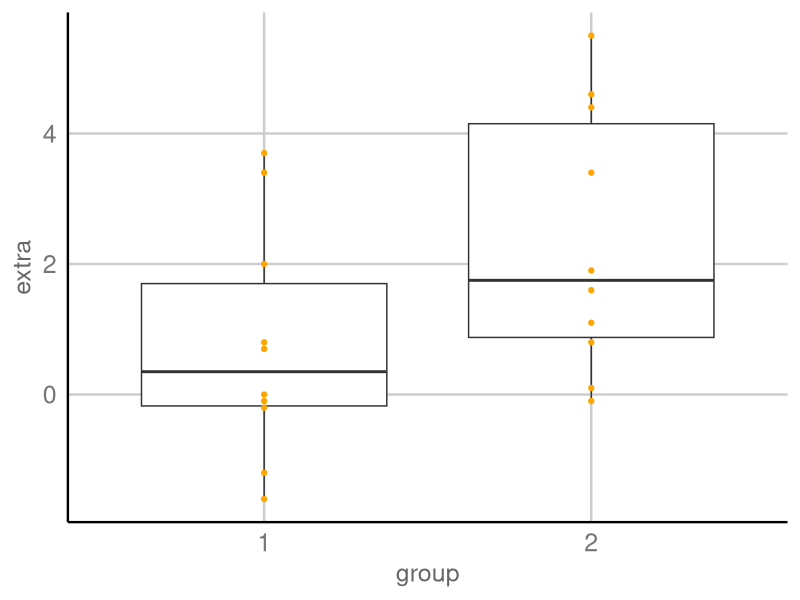
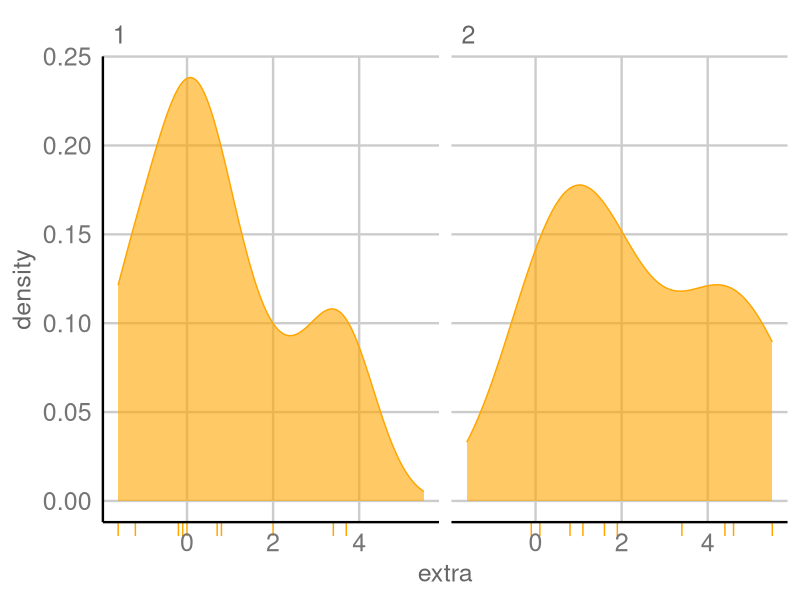
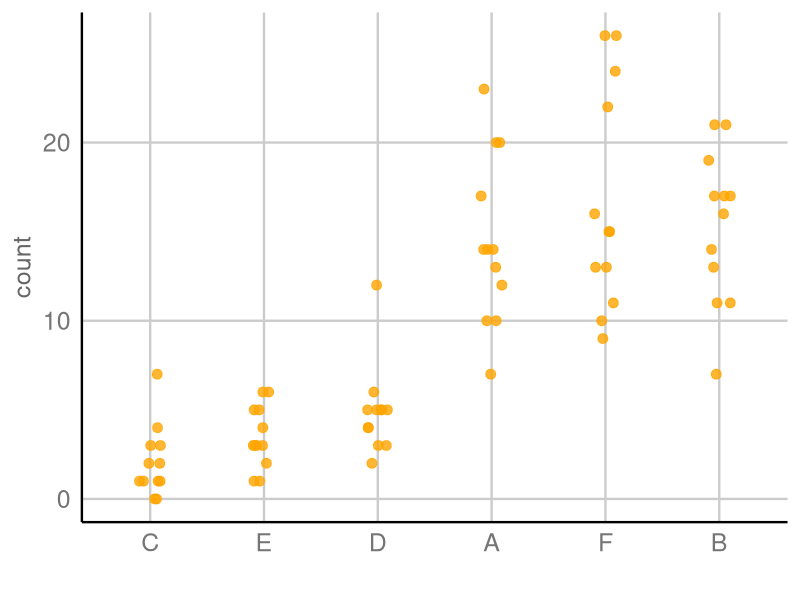
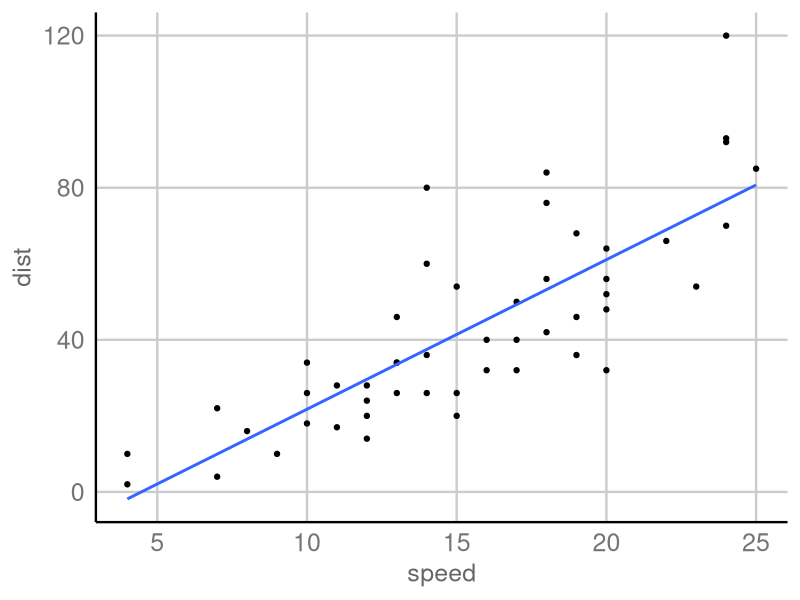
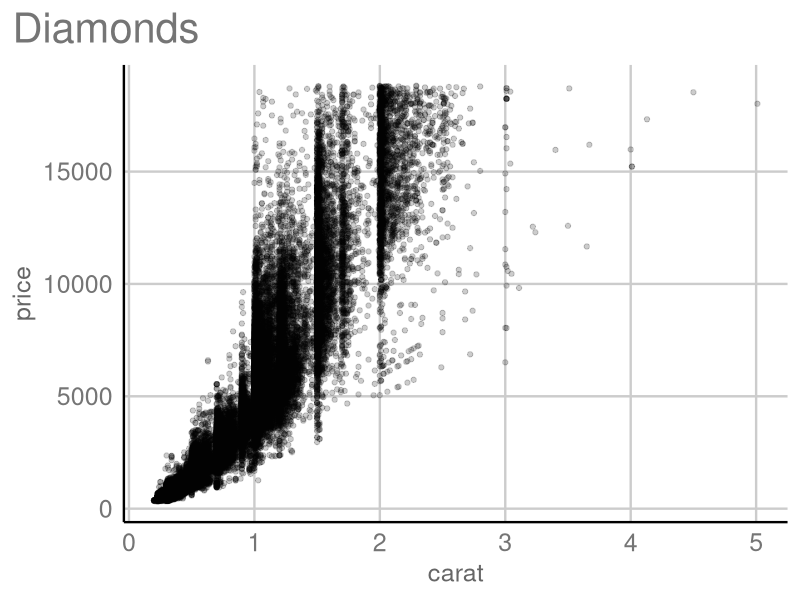
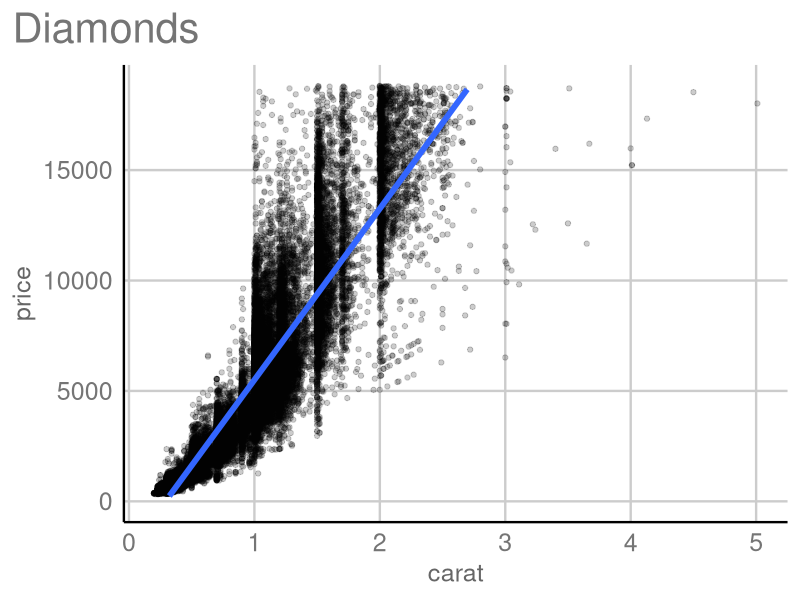
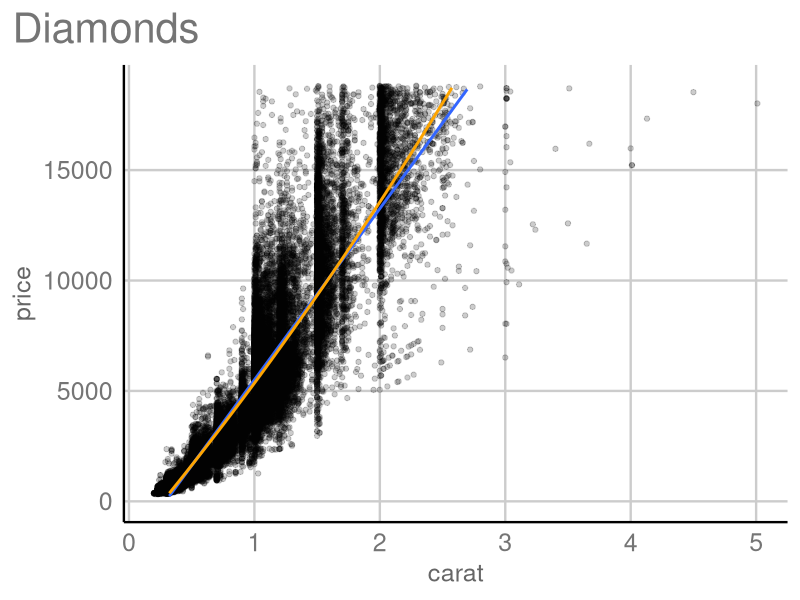
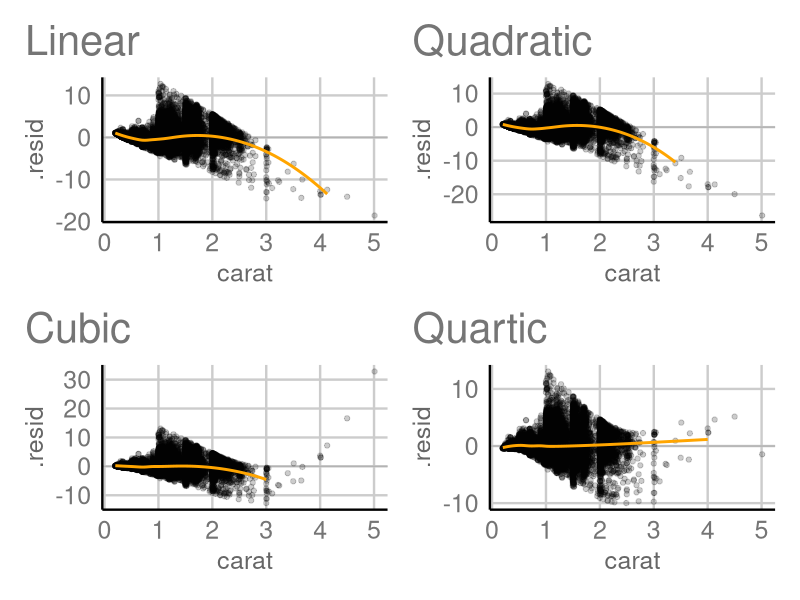

The R source for these figures, in order:
## ---- chunk 1
current_file <- knitr::current_input()
basename <- gsub(".Rmd$", "", current_file)
## ---- chunk 2
library(tidyverse)
library(colorspace)
library(patchwork)
options(width = 200)
knitr::opts_chunk$set(
  fig.path = sprintf("images/%s/", basename),
  fig.width = 6,
  fig.height = 4,
  fig.align = "center",
  fig.retina = 3,
  echo = FALSE,
  warning = FALSE,
  message = FALSE,
  cache = FALSE,
  cache.path = "cache/"
)
theme_set(ggthemes::theme_gdocs(base_size = 18) +
            theme(plot.background = element_blank(), 
                  axis.line.y = element_line(color = "black", linetype = "solid"),
                  plot.title.position = "plot"
                  ) )
## ---- chunk 3

## ---- chunk 4
data(sleep)
ggplot(sleep, aes(x=group, y=extra)) + 
  geom_boxplot() +
  geom_point(colour="orange")
## ---- chunk 5
ggplot(sleep, aes(x=extra)) + 
  geom_density(fill="orange", colour="orange", alpha=0.6) + 
  geom_rug(outside = TRUE, colour="orange") +
  coord_cartesian(clip = "off") +
  facet_wrap(~group)
## ---- chunk 6
tt <- with(sleep,
     t.test(extra[group == 1],
            extra[group == 2], 
            paired = TRUE))
## ---- chunk 7
tt$estimate
## ---- chunk 8
tt$null.value
## ---- chunk 9
tt$statistic
## ---- chunk 10
tt$p.value
## ---- chunk 11
tt$conf.int
## ---- chunk 12
InsectSprays %>% 
  ggplot(aes(x=fct_reorder(spray, count), 
             y=count)) + 
  geom_jitter(width=0.1, height=0, colour="orange", size=3, alpha=0.8) +
  xlab("") 
## ---- chunk 13
fm1 <- aov(count ~ spray, data = InsectSprays)
summary(fm1)
## ---- chunk 14
library(tidyverse)
library(broom)
glimpse(cars)
## ---- chunk 15
ggplot(cars, aes(speed, dist)) + 
  geom_point() + 
  geom_smooth(method = "lm", se = FALSE)
## ---- chunk 16

## ---- chunk 17
fit <- lm(dist ~ 1 + speed, data = cars)
tidy(fit)
glance(fit)
## ---- chunk 18
ggplot(diamonds, aes(carat, price)) + 
  geom_point(alpha = 1/5) + 
  ggtitle("Diamonds") #+ 
  #geom_smooth(method = "lm", se = FALSE) + 
  #ylim(0, max(diamonds$price))
## ---- chunk 19
ggplot(diamonds, aes(carat, price)) + 
  geom_point(alpha = 1/5) + 
  ggtitle("Diamonds") + 
  geom_smooth(method = "lm", se = FALSE, size = 2) + 
  ylim(0, max(diamonds$price))
## ---- chunk 20
ggplot(diamonds, aes(carat, price)) + 
  geom_point(alpha = 1/5) + 
  ggtitle("Diamonds") + 
  geom_smooth(method = lm) +
  geom_smooth(method = lm, 
              formula = y ~ poly(x, 2),
              colour = "orange") +
  ylim(0, max(diamonds$price))
## ---- chunk 21
library(broom)
d_fit1 <- lm(price ~ carat, data=diamonds)
d_fit2 <- lm(price ~ poly(carat, 2), data=diamonds)
d_fit3 <- lm(price ~ poly(carat, 3), data=diamonds)
d_fit4 <- lm(price ~ poly(carat, 4), data=diamonds)

d_res1 <- augment(d_fit1, diamonds)
d_res2 <- augment(d_fit2, diamonds)
d_res3 <- augment(d_fit3, diamonds)
d_res4 <- augment(d_fit4, diamonds)
 
r1 <- ggplot(d_res1, aes(carat, .resid)) + 
  geom_hline(yintercept=0, colour="grey70") +
  geom_point(alpha = 1/5) +
  geom_smooth(data=d_res1[sample(1:nrow(d_res1), 5000),], method = "loess", colour="orange", se=F) +
  scale_y_continuous(".resid", breaks=seq(-20000, 10000, 10000), labels=seq(-20, 10, 10)) +
  ggtitle("Linear")  
r2 <- ggplot(d_res2, aes(carat, .resid)) + 
  geom_hline(yintercept=0, colour="grey70") +
  geom_point(alpha = 1/5) +
  geom_smooth(data=d_res2[sample(1:nrow(d_res2), 5000),], method = "loess", colour="orange", se=F) +
  scale_y_continuous(".resid", breaks=seq(-20000, 10000, 10000), labels=seq(-20, 10, 10)) +
  ggtitle("Quadratic") 
r3 <- ggplot(d_res3, aes(carat, .resid)) + 
  geom_hline(yintercept=0, colour="grey70") +
  geom_point(alpha = 1/5) +
  geom_smooth(data=d_res3[sample(1:nrow(d_res3), 5000),], method = "loess", colour="orange", se=F) +
  scale_y_continuous(".resid", breaks=seq(-10000, 30000, 10000), labels=seq(-10, 30, 10)) +
  ggtitle("Cubic") 
r4 <- ggplot(d_res4, aes(carat, .resid)) + 
  geom_hline(yintercept=0, colour="grey70") +
  geom_point(alpha = 1/5) +
  geom_smooth(data=d_res4[sample(1:nrow(d_res4), 5000),], method = "loess", colour="orange", se=F) +
  scale_y_continuous(".resid", breaks=seq(-10000, 10000, 10000), labels=seq(-10, 10, 10)) +
  ggtitle("Quartic") 

r1 + r2 + r3 + r4 + plot_layout(ncol=2)
## ---- chunk 22
ggplot(diamonds, aes(carat, price)) + 
  geom_point(alpha = 1/5) + 
  ggtitle("Diamonds") + 
  geom_smooth(method = lm) +
  scale_x_sqrt() +
  scale_y_sqrt() + ggtitle("Transform both x, y by sq root")
## ---- chunk 23
ggplot(diamonds, aes(carat, price)) + 
  geom_point(alpha = 1/5) + 
  ggtitle("Diamonds") + 
  geom_smooth(method = lm) +
  scale_x_log10() +
  scale_y_log10() + ggtitle("Transform both x, y by log10")
## ---- chunk 24
library(broom)
diamonds <- diamonds %>%
  mutate(sqprice = sqrt(price),
         sqcarat = sqrt(carat),
         lprice = log10(price),
         lcarat = log10(carat))
d_fit5 <- lm(sqprice ~ sqcarat, data=diamonds)
d_fit6 <- lm(lprice ~ lcarat, data=diamonds)

d_res5 <- augment(d_fit5, diamonds)
d_res6 <- augment(d_fit6, diamonds)

r5 <- ggplot(d_res5, aes(carat, .resid)) + 
  geom_hline(yintercept=0, colour="grey70") +
  geom_point(alpha = 1/5) +
  geom_smooth(data=d_res5[sample(1:nrow(d_res5), 5000),], method = "loess", colour="orange", se=F) +
  ggtitle("Square root")  
r6 <- ggplot(d_res6, aes(carat, .resid)) + 
  geom_hline(yintercept=0, colour="grey70") +
  geom_point(alpha = 1/5) +
  geom_smooth(data=d_res6[sample(1:nrow(d_res6), 5000),], method = "loess", colour="orange", se=F) +
  ggtitle("Log10") 
r7 <- ggplot(d_res5, aes(carat, .resid)) + 
  geom_hline(yintercept=0, colour="grey70") +
  geom_point(alpha = 1/5) +
  geom_smooth(data=d_res5[sample(1:nrow(d_res5), 5000),], method = "loess", colour="orange", se=F) +
  xlim(c(0, 3)) +
  ggtitle("Square root")  
r8 <- ggplot(d_res6, aes(carat, .resid)) + 
  geom_hline(yintercept=0, colour="grey70") +
  geom_point(alpha = 1/5) +
  geom_smooth(data=d_res6[sample(1:nrow(d_res6), 5000),], method = "loess", colour="orange", se=F) +
  xlim(c(0, 3)) +
  ggtitle("Log10") 

r5 + r6 + r7 + r8 + plot_layout(ncol=2)
## ---- chunk 25

